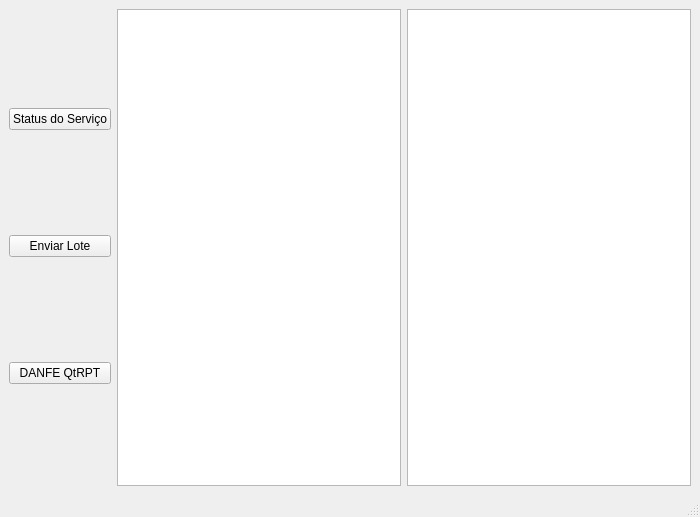
<?xml version="1.0" encoding="UTF-8"?>
<ui version="4.0">
 <class>MainWindow</class>
 <widget class="QMainWindow" name="MainWindow">
  <property name="geometry">
   <rect>
    <x>0</x>
    <y>0</y>
    <width>700</width>
    <height>517</height>
   </rect>
  </property>
  <property name="windowTitle">
   <string>MainWindow</string>
  </property>
  <widget class="QWidget" name="centralwidget">
   <layout class="QHBoxLayout" name="horizontalLayout_2">
    <item>
     <layout class="QVBoxLayout" name="verticalLayout">
      <item>
       <widget class="QPushButton" name="bt_status">
        <property name="text">
         <string>Status do Serviço</string>
        </property>
       </widget>
      </item>
      <item>
       <widget class="QPushButton" name="bt_enviarNF">
        <property name="text">
         <string>Enviar Lote</string>
        </property>
       </widget>
      </item>
      <item>
       <widget class="QPushButton" name="btDanfe">
        <property name="text">
         <string>DANFE QtRPT</string>
        </property>
       </widget>
      </item>
     </layout>
    </item>
    <item>
     <layout class="QHBoxLayout" name="horizontalLayout">
      <item>
       <widget class="QTextEdit" name="textSaida"/>
      </item>
      <item>
       <widget class="QTextEdit" name="textXML"/>
      </item>
     </layout>
    </item>
   </layout>
  </widget>
  <widget class="QMenuBar" name="menubar">
   <property name="geometry">
    <rect>
     <x>0</x>
     <y>0</y>
     <width>700</width>
     <height>20</height>
    </rect>
   </property>
  </widget>
  <widget class="QStatusBar" name="statusbar"/>
 </widget>
 <resources/>
 <connections/>
</ui>
